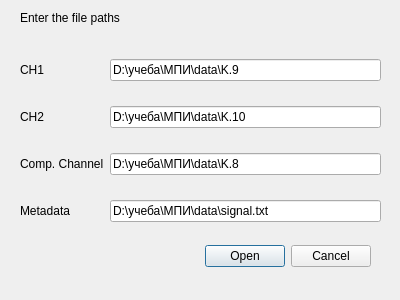
<?xml version="1.0" encoding="UTF-8"?>
<ui version="4.0">
 <class>Dialog</class>
 <widget class="QDialog" name="Dialog">
  <property name="geometry">
   <rect>
    <x>0</x>
    <y>0</y>
    <width>400</width>
    <height>300</height>
   </rect>
  </property>
  <property name="windowTitle">
   <string>Open files</string>
  </property>
  <widget class="QDialogButtonBox" name="buttonBox">
   <property name="geometry">
    <rect>
     <x>30</x>
     <y>240</y>
     <width>341</width>
     <height>32</height>
    </rect>
   </property>
   <property name="orientation">
    <enum>Qt::Horizontal</enum>
   </property>
   <property name="standardButtons">
    <set>QDialogButtonBox::Cancel|QDialogButtonBox::Open</set>
   </property>
  </widget>
  <widget class="QWidget" name="gridLayoutWidget">
   <property name="geometry">
    <rect>
     <x>20</x>
     <y>40</y>
     <width>361</width>
     <height>201</height>
    </rect>
   </property>
   <layout class="QGridLayout" name="gridLayout">
    <item row="2" column="0">
     <widget class="QLabel" name="label_3">
      <property name="text">
       <string>Comp. Channel</string>
      </property>
     </widget>
    </item>
    <item row="3" column="1">
     <widget class="QLineEdit" name="lineEditMeta">
      <property name="text">
       <string>D:\учеба\МПИ\data\signal.txt</string>
      </property>
     </widget>
    </item>
    <item row="1" column="1">
     <widget class="QLineEdit" name="lineEditCH2">
      <property name="text">
       <string>D:\учеба\МПИ\data\K.10</string>
      </property>
     </widget>
    </item>
    <item row="0" column="0">
     <widget class="QLabel" name="label">
      <property name="text">
       <string>CH1</string>
      </property>
     </widget>
    </item>
    <item row="3" column="0">
     <widget class="QLabel" name="label_4">
      <property name="text">
       <string>Metadata</string>
      </property>
     </widget>
    </item>
    <item row="1" column="0">
     <widget class="QLabel" name="label_2">
      <property name="text">
       <string>CH2</string>
      </property>
     </widget>
    </item>
    <item row="0" column="1">
     <widget class="QLineEdit" name="lineEditCH1">
      <property name="text">
       <string>D:\учеба\МПИ\data\K.9</string>
      </property>
     </widget>
    </item>
    <item row="2" column="1">
     <widget class="QLineEdit" name="lineEditCompCh">
      <property name="text">
       <string>D:\учеба\МПИ\data\K.8</string>
      </property>
     </widget>
    </item>
   </layout>
  </widget>
  <widget class="QLabel" name="label_5">
   <property name="geometry">
    <rect>
     <x>20</x>
     <y>10</y>
     <width>191</width>
     <height>16</height>
    </rect>
   </property>
   <property name="text">
    <string>Enter the file paths</string>
   </property>
  </widget>
 </widget>
 <resources/>
 <connections>
  <connection>
   <sender>buttonBox</sender>
   <signal>accepted()</signal>
   <receiver>Dialog</receiver>
   <slot>accept()</slot>
   <hints>
    <hint type="sourcelabel">
     <x>248</x>
     <y>254</y>
    </hint>
    <hint type="destinationlabel">
     <x>157</x>
     <y>274</y>
    </hint>
   </hints>
  </connection>
  <connection>
   <sender>buttonBox</sender>
   <signal>rejected()</signal>
   <receiver>Dialog</receiver>
   <slot>reject()</slot>
   <hints>
    <hint type="sourcelabel">
     <x>316</x>
     <y>260</y>
    </hint>
    <hint type="destinationlabel">
     <x>286</x>
     <y>274</y>
    </hint>
   </hints>
  </connection>
 </connections>
</ui>
